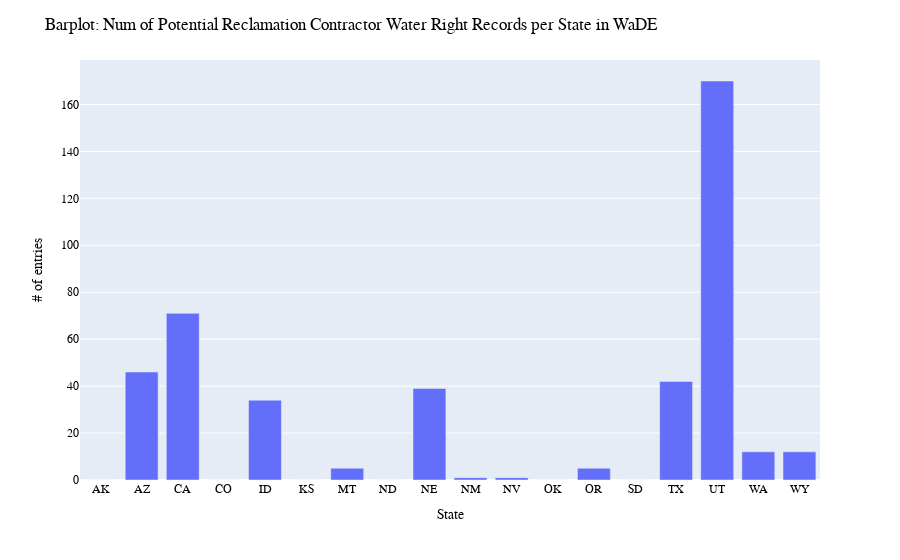

Notebook cell for this chart:
### Code cell
# ---- Figure #3 Barplot: Number of Usable Unique Reclamation Contractor Names per from into WaDE  ----

fig = px.bar(df3, x='State', y='success')
fig.update_layout(bargap=0.2,
                  title="Barplot: Num of Potential Reclamation Contractor Water Right Records per State in WaDE",
                  xaxis_title="State",
                  yaxis_title="# of entries",
                    font=dict(
                        family="Arial Bold",
                        size=12,
                        color="Black")
                 )
fig.show()
fig.write_image('figures/result3.png', engine="kaleido")

### Figure 1 — Plotly figure (JSON) as saved in the notebook; plotly's stock layout.template omitted (floating-point values rounded to 4 significant figures)
{"data": [{"alignmentgroup": "True", "hovertemplate": "State=%{x}<br>success=%{y}<extra></extra>", "legendgroup": "", "marker": {"color": "#636efa", "pattern": {"shape": ""}}, "name": "", "offsetgroup": "", "orientation": "v", "showlegend": false, "textposition": "auto", "type": "bar", "x": ["AK", "AZ", "CA", "CO", "ID", "KS", "MT", "ND", "NE", "NM", "NV", "OK", "OR", "SD", "TX", "UT", "WA", "WY"], "xaxis": "x", "y": [0, 46, 71, 0, 34, 0, 5, 0, 39, 1, 1, 0, 5, 0, 42, 170, 12, 12], "yaxis": "y"}], "layout": {"bargap": 0.2, "barmode": "relative", "font": {"color": "Black", "family": "Arial Bold", "size": 12}, "legend": {"tracegroupgap": 0}, "margin": {"t": 60}, "title": {"text": "Barplot: Num of Potential Reclamation Contractor Water Right Records per State in WaDE"}, "xaxis": {"anchor": "y", "domain": [0, 1], "title": {"text": "State"}}, "yaxis": {"anchor": "x", "domain": [0, 1], "title": {"text": "# of entries"}}}}
